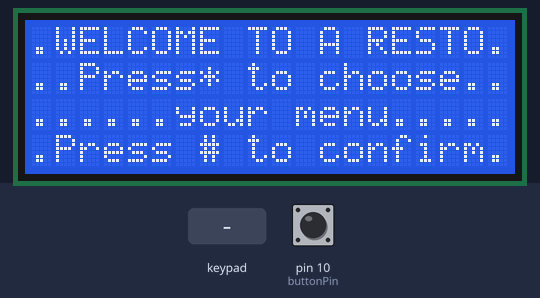
The sketch below on a simulated Arduino Uno, built with avr-gcc and run on an emulated ATmega328P. Parts: 20×4 character LCD. Inputs (shaded band) come from the test bench; at power-on: pin 10 (buttonPin) LOW. What the sketch prints to the serial monitor is not drawn.

Above: at 4.4 s.
4.5 s: key '*' pressed
At 5.7 s:
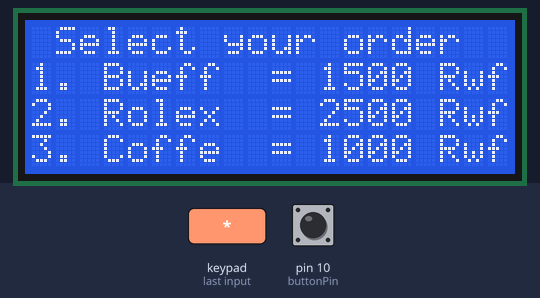
6.0 s: keypad keys 5 4 3 2 pressed 0.4 s apart
At 8.0 s:
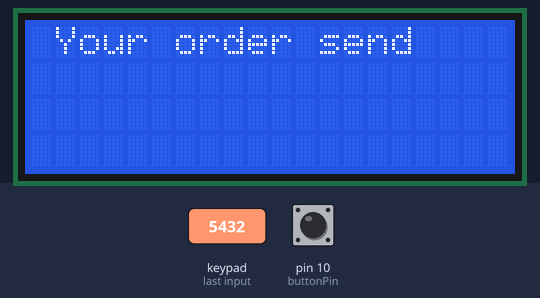
10.6 s: pin 10 (buttonPin) pulled HIGH for 1 s
At 12.1 s:
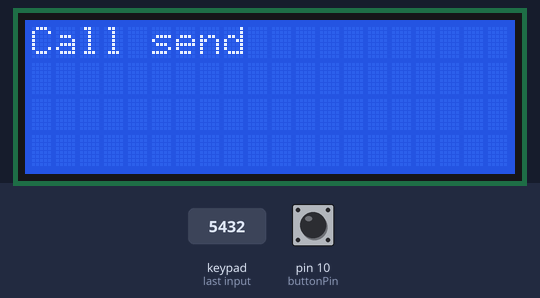
14.6 s: pin 10 (buttonPin) pulled HIGH for 3.2 s
23.9 s: pin 10 (buttonPin) pulled HIGH for 3.2 s
Timing chart, 0 to 26.9 s (numbered marks = the images above; inputs shaded):
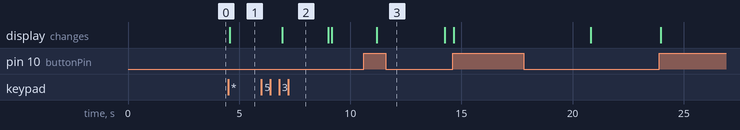

Measured:
- after the input at 4.5 s, the display: changes after 0.08 s (image 1)
- after the input at 6.0 s, the display: changes after 0.93 s (image 2)
- after the input at 10.6 s, the display: changes after 0.59 s (image 3)

The sketch:

fullcodes.ino
```cpp
#include <Keypad.h>
#include <Wire.h>
#include <LiquidCrystal_I2C.h>
#include <SoftwareSerial.h>
LiquidCrystal_I2C lcd = LiquidCrystal_I2C(0x27, 20, 4);

const byte ROWS = 4; //four rows
const byte COLS = 4; //four columns
char keys[ROWS][COLS] = {

    {'1','2','3','A'},

    {'4','5','6','B'},

    {'7','8','9','C'},

    {'*','0','#','D'}

};

byte rowPins[ROWS] = {9, 8, 7, 6}; //connect to the row pinouts of the keypad
byte colPins[COLS] = {5, 4, 3, 2}; //connect to the column pinouts of the keypad
const int buttonPin = 10;
int buttonState = 0;
Keypad keypad = Keypad(makeKeymap(keys), rowPins, colPins, ROWS, COLS);
int i=0,j=0,m=0,x=0,s=0,k=0;
char newNum[12]="";
void setup()
{
Serial.begin(9600);
pinMode(buttonPin, INPUT);
lcd.begin(20,4);
lcd.init();
lcd.backlight();
lcd.setCursor(0,0);
lcd.print(".WELCOME TO A RESTO.");
lcd.setCursor(0,1);
lcd.print("..Press* to choose...");
lcd.setCursor(0,2);
lcd.print("......your menu......");
lcd.setCursor(0,3);
lcd.print(".Press # to confirm..");
delay(3000);
}
void loop(){
    int key = keypad.getKey();
    if (key=='*') {
    lcd.clear();
    while(k==0){
    int key = keypad.getKey();
    buttonState = digitalRead(buttonPin);
    if (buttonState == HIGH) {
      Serial.println("call=123");
      lcd.clear();
      lcd.setCursor(0,0);
      lcd.print("Call send");
      delay(3000);
    }
    lcd.setCursor(0,0);
    lcd.print(" Select your order");
    lcd.setCursor(0,1);
    lcd.print("1. Bueff  = 1500 Rwf");
    lcd.setCursor(0,2);
    lcd.print("2. Rolex  = 2500 Rwf");
    lcd.setCursor(0,3);
    lcd.print("3. Coffe  = 1000 Rwf");
    if (key=='1') {
      Serial.println("order=Bueff&price=1500");
      lcd.clear();
      lcd.setCursor(0,0);
      lcd.print(" Your order send");
      delay(2000);
      }
    if (key=='2') {
    Serial.println("order=Rolex&price=2500");
    lcd.clear();
    lcd.setCursor(0,0);
    lcd.print(" Your order send");
    delay(2000);
    }
    if (key=='3') {
    Serial.println("order=Coffe&price=1000");
    lcd.clear();
    lcd.setCursor(0,0);
    lcd.print(" Your order send");
    delay(2000);
    }
}
}
}
```
